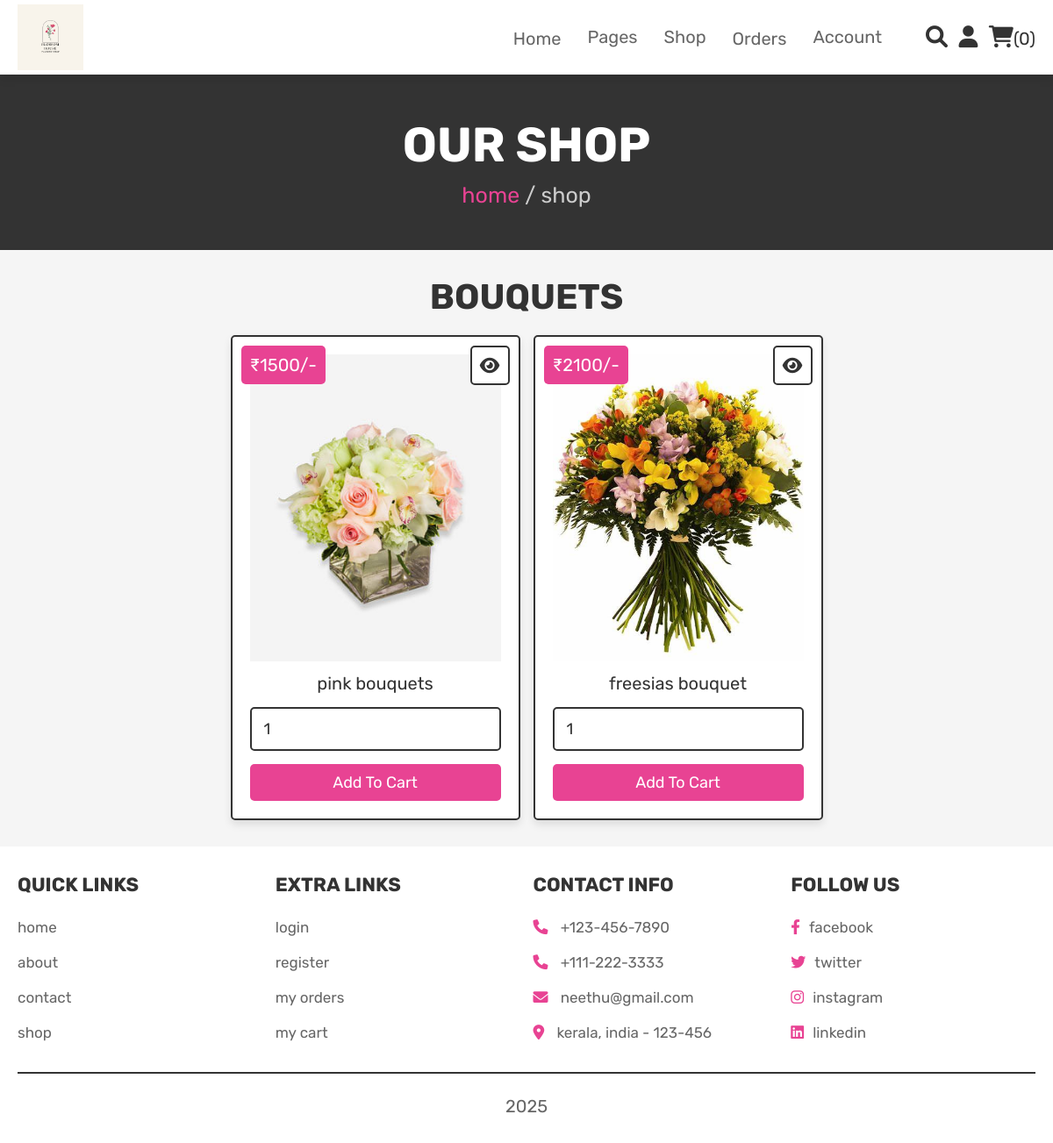
Screenshot of /bouquets.php (signed in) with the database file from the repository.
### tables this page shows
CREATE TABLE `bouquets` (
  `id` int(11) NOT NULL,
  `name` varchar(110) NOT NULL,
  `image` varchar(110) NOT NULL,
  `price` int(110) NOT NULL
);

### bouquets.php (the view, shortened to what this page needs)
<?php
@include 'config.php';
?>
<!DOCTYPE html>
<html lang="en">
<head>
   <link rel="stylesheet" href="https://cdnjs.cloudflare.com/ajax/libs/font-awesome/6.0.0/css/all.min.css">
   <link rel="stylesheet" href="css/style.css">
</head>
<body>
<?php @include 'header.php'; ?>
<section class="heading">
    <h3>our shop</h3>
    <p> <a href="home.php">home</a> / shop </p>
</section>
<section class="products">
   <h1 class="title">bouquets</h1>
   <div class="box-container">
      <?php
         $select_products = mysqli_query($conn, "SELECT * FROM `bouquets`") or die('query failed');
         if(mysqli_num_rows($select_products) > 0){
            while($fetch_products = mysqli_fetch_assoc($select_products)){
      ?>
      <form action="" method="POST" class="box">
         <a href="view_page.php?pid=<?php echo $fetch_products['id']; ?>" class="fas fa-eye"></a>
         <div class="price">₹<?php echo $fetch_products['price']; ?>/-</div>
         <img src="uploaded_img/<?php echo $fetch_products['image']; ?>" alt="" class="image">
         <div class="name"><?php echo $fetch_products['name']; ?></div>
         <input type="number" name="product_quantity" value="1" min="0" class="qty">
         <input type="submit" value="add to cart" name="add_to_cart" class="btn">
      </form>
      <?php
         }
      }else{
         echo '<p class="empty">no bouquets added yet!</p>';
      }
      ?>
   </div>
</section>
<?php @include 'footer.php'; ?>
</body>
</html>

### css/style.css (style rules this page uses)
:root { --pink:#e84393; --red:#c0392b; --orange:#f39c12; --black:#333; --white:#fff; --light-color:#666; --light-white:#ccc; --light-bg:#f5f5f5; --border:.2rem solid var(--black); --box-shadow:0 .5rem 1rem rgba(0,0,0,.1); }
* { font-family: 'Rubik', sans-serif; margin:0; padding:0; box-sizing: border-box; outline: none; border:none; text-decoration: none; transition:all .2s linear; }
html { font-size: 62.5%; overflow-x: hidden; scroll-behavior: smooth; scroll-padding-top: 6.5rem; }
body { background: var(--light-bg); }
section { padding:3rem 2rem; }
.btn, .delete-btn, .option-btn { display: inline-block; border-radius: .5rem; margin-top: 1rem; font-size: 1.8rem; color:var(--white); cursor: pointer; padding:1rem 3rem; text-transform: capitalize; }
.btn { background-color: var(--pink); }
.heading { display: flex; flex-flow: column; align-items: center; justify-content: center; gap:1rem; background-color: var(--black); text-align: center; min-height: 25vh; }
.heading h3 { font-size: 5.5rem; color:var(--white); text-transform: uppercase; }
.heading p { font-size: 2.5rem; color:var(--light-white); }
.heading p a { color:var(--pink); }
.title { text-align: center; margin-bottom: 2rem; color:var(--black); text-transform: uppercase; font-size: 4rem; }
.products .box-container { max-width: 1200px; margin:0 auto; display: grid; grid-template-columns: repeat(auto-fit, 33rem); gap:1.5rem; align-items: flex-start; justify-content: center; }
.products .box-container .box { background-color: var(--white); border:var(--border); box-shadow: var(--box-shadow); border-radius: .5rem; padding:2rem; text-align: center; position: relative; }
.products .box-container .box .image { height: 35rem; width: 100%; object-fit: cover; }
.products .box-container .box .fa-eye, .products .box-container .box .price { position: absolute; top:1rem; border-radius: .5rem; }
.products .box-container .box .price { font-size: 2rem; padding:1rem; background-color: var(--pink); color:var(--white); left:1rem; }
.products .box-container .box .fa-eye { right:1rem; height: 4.5rem; width: 4.5rem; line-height: 4.2rem; font-size: 2rem; background-color: var(--white); color:var(--black); border:var(--border); }
.products .box-container .box .name { margin:1rem; font-size: 2rem; color:var(--black); }
.products .box-container .box .qty { width: 100%; padding:1.2rem 1.4rem; font-size: 1.8rem; color:var(--black); border:var(--border); border-radius: .5rem; margin:.5rem 0; }
.products .box-container .box .btn, .products .box-container .box .option-btn { width: 100%; }
p { font-size: 3vh; }

### rows the page displays
bouquets: price "1500", image (picture), name "pink bouquets"
bouquets: price "2100", image (picture), name "freesias bouquet"

### other values shown
$cart_num_rows "0"
